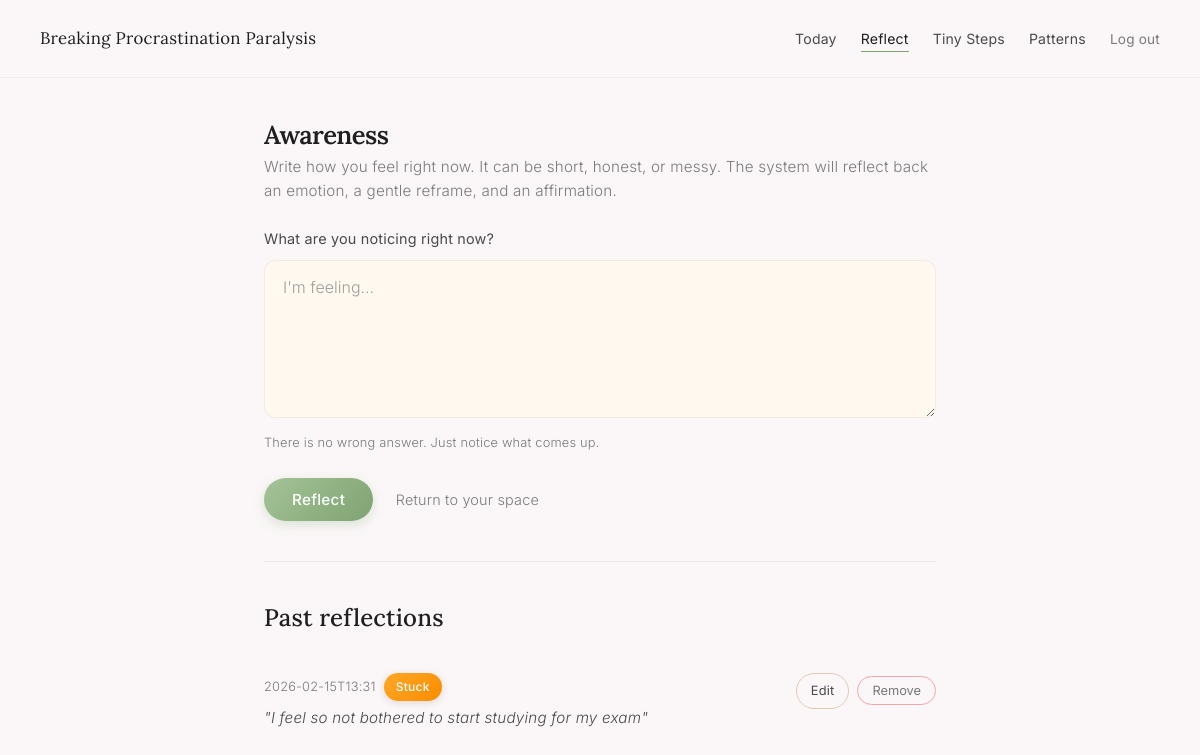
Page /journal (signed in) on the earlier database version.
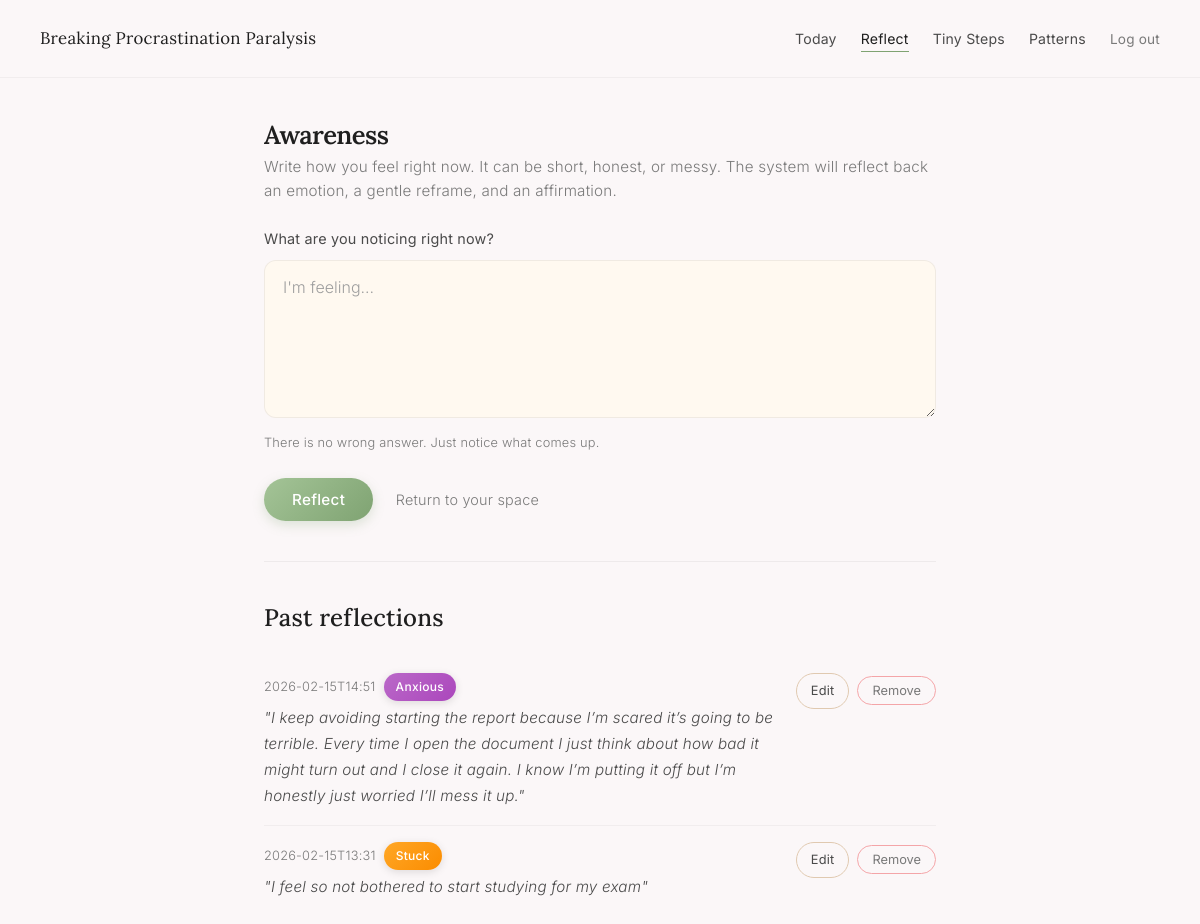
Same page on the later database version.
### tables this page shows
CREATE TABLE journal_entries (
            id INTEGER PRIMARY KEY AUTOINCREMENT,
            user_id INTEGER NOT NULL,
            entry_text TEXT NOT NULL,
            predicted_emotion TEXT NOT NULL,
            created_at TEXT NOT NULL,
            FOREIGN KEY (user_id) REFERENCES users(id)
        );

### app.py (the view, shortened to what this page needs)
@app.route("/journal", methods=["GET", "POST"])
@login_required
def journal():
    user_id = session['user_id']
    predicted_emotion = None
    reframe = None
    affirmation = None
    conn = get_db_connection()
    cur = conn.cursor()
    cur.execute(
        "SELECT id, entry_text, predicted_emotion, created_at "
        "FROM journal_entries WHERE user_id = ? ORDER BY id DESC;",
        (user_id,),
    )
    entries = cur.fetchall()
    conn.close()
    return render_template(
        "journal.html",
        predicted_emotion=predicted_emotion,
        reframe=reframe,
        affirmation=affirmation,
        entries=entries,
    )

### app.py (called while the page is built)
def get_db_connection():
    conn = sqlite3.connect(DB_PATH, timeout=3)
    conn.row_factory = sqlite3.Row
    return conn

def login_required(f):
    @wraps(f)
    def decorated_function(*args, **kwargs):
        if 'user_id' not in session:
            return redirect(url_for('landing'))
        return f(*args, **kwargs)
    return decorated_function

### templates/journal.html (shortened to what this page needs)
<!doctype html>
<html lang="en">
<head>
    <link rel="stylesheet" href="{{ url_for('static', filename='calm.css') }}">
</head>
<body>
<div class="page-wrapper">
    <nav class="page-nav">
        <a href="{{ url_for('dashboard') }}" class="nav-brand">Breaking Procrastination Paralysis</a>
        <ul class="nav-links">
            <li><a href="{{ url_for('dashboard') }}">Today</a></li>
            <li><a href="{{ url_for('journal') }}" class="active">Reflect</a></li>
            <li><a href="{{ url_for('habits') }}">Tiny Steps</a></li>
            <li><a href="{{ url_for('analytics') }}">Patterns</a></li>
            <li><a href="{{ url_for('logout') }}" class="logout-link">Log out</a></li>
        </ul>
    </nav>
    <main class="page-content">
        <div class="section-header fade-in-up">
            <h1 class="section-title">Awareness</h1>
            <p class="section-subtitle">
                Write how you feel right now. It can be short, honest, or messy.
                The system will reflect back an emotion, a gentle reframe, and an affirmation.
            </p>
        </div>
        <form method="post" class="fade-in-up">
            <div class="form-group">
                <label for="entry_text" class="form-label">What are you noticing right now?</label>
                <textarea
                    id="entry_text"
                    name="entry_text"
                    rows="5"
                    placeholder="I'm feeling..."
                ></textarea>
                <p class="form-hint">There is no wrong answer. Just notice what comes up.</p>
            </div>
            <button type="submit" class="btn-calm">Reflect</button>
            <a href="{{ url_for('dashboard') }}" class="btn-text" style="margin-left: 16px;">Return to your space</a>
        </form>
        <hr class="divider">
        <div class="section-header">
            <h2>Past reflections</h2>
        </div>
        {% if entries %}
        <ul class="entries-list stagger-children">
            {% for entry in entries %}
            <li class="entry-item">
                <div class="entry-content">
                    <div class="entry-meta">
                        <span>{{ entry["created_at"][:16] }}</span>
                        <span class="emotion-badge {{ entry['predicted_emotion'] }}">{{ entry["predicted_emotion"] }}</span>
                    </div>
                    <p class="entry-text">"{{ entry["entry_text"] }}"</p>
                </div>
                <div class="entry-actions">
                    <a href="{{ url_for('edit_journal', entry_id=entry['id']) }}" class="btn-gentle" style="padding: 6px 14px; font-size: 0.8rem;">
                        Edit
                    </a>
                    <form method="post"
                          action="{{ url_for('delete_journal', entry_id=entry['id']) }}"
                          style="display: inline;">
                        <button type="submit"
                                class="btn-danger-soft"
                                onclick="return confirm('Are you sure you want to remove this reflection?');">
                            Remove
                        </button>
                    </form>
                </div>
            </li>
            {% endfor %}
        </ul>
        {% else %}
        <p class="empty-state">
            Your first reflection will appear here when you are ready.
        </p>
        {% endif %}
    </main>
</div>
</body>
</html>

Differences in the rows shown:
added journal_entries: created_at "2026-02-15T14:51", predicted_emotion "Anxious", entry_text "I keep avoiding starting the report because I’m scared it’s going to be terrible. Every time I open the document I just think about how bad it might turn out and I close it again. I know I’m putting it off but I’m honestly just worried I’ll mess it up."
